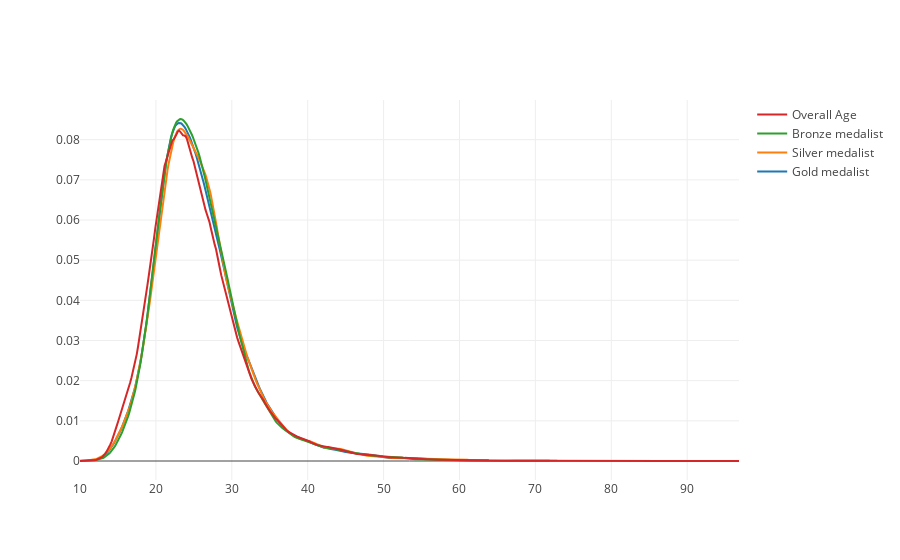

Source (notebook cell):
### Code cell
fig =ff.create_distplot(list(age_vs_medal.values()),list(age_vs_medal.keys()), show_hist = False, show_rug = False)
fig.show()

### Figure 1 — Plotly figure (JSON) as saved in the notebook; plotly's stock layout.template omitted (floating-point values rounded to 4 significant figures; data arrays with more than 128 entries replaced by an {"elided": "..."} marker saying what was removed)
{"data": [{"legendgroup": "Gold medalist", "marker": {"color": "rgb(31, 119, 180)"}, "mode": "lines", "name": "Gold medalist", "showlegend": true, "type": "scatter", "x": {"elided": "500 float values"}, "xaxis": "x", "y": {"elided": "500 float values"}, "yaxis": "y"}, {"legendgroup": "Silver medalist", "marker": {"color": "rgb(255, 127, 14)"}, "mode": "lines", "name": "Silver medalist", "showlegend": true, "type": "scatter", "x": {"elided": "500 float values"}, "xaxis": "x", "y": {"elided": "500 float values"}, "yaxis": "y"}, {"legendgroup": "Bronze medalist", "marker": {"color": "rgb(44, 160, 44)"}, "mode": "lines", "name": "Bronze medalist", "showlegend": true, "type": "scatter", "x": {"elided": "500 float values"}, "xaxis": "x", "y": {"elided": "500 float values"}, "yaxis": "y"}, {"legendgroup": "Overall Age", "marker": {"color": "rgb(214, 39, 40)"}, "mode": "lines", "name": "Overall Age", "showlegend": true, "type": "scatter", "x": {"elided": "500 float values"}, "xaxis": "x", "y": {"elided": "500 float values"}, "yaxis": "y"}], "layout": {"barmode": "overlay", "hovermode": "closest", "legend": {"traceorder": "reversed"}, "xaxis": {"anchor": "y2", "domain": [0, 1], "zeroline": false}, "yaxis": {"anchor": "free", "domain": [0, 1], "position": 0}}}
